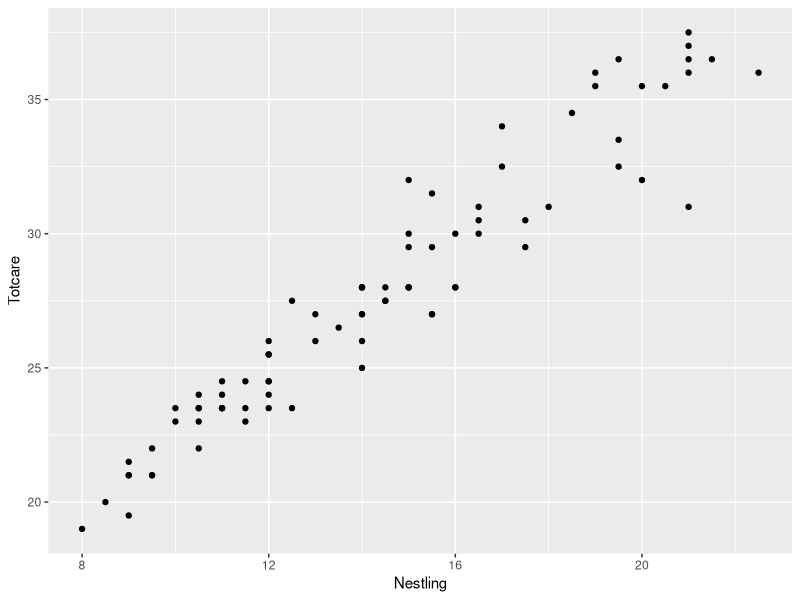
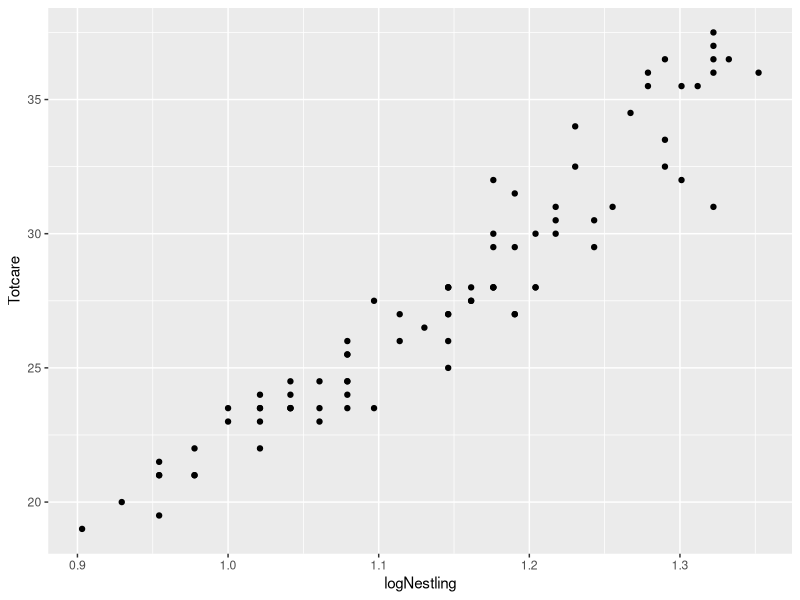
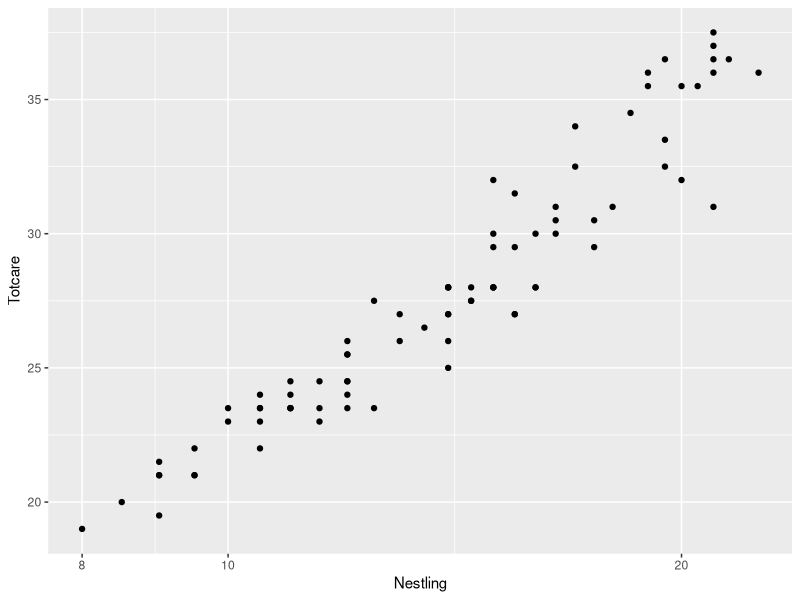
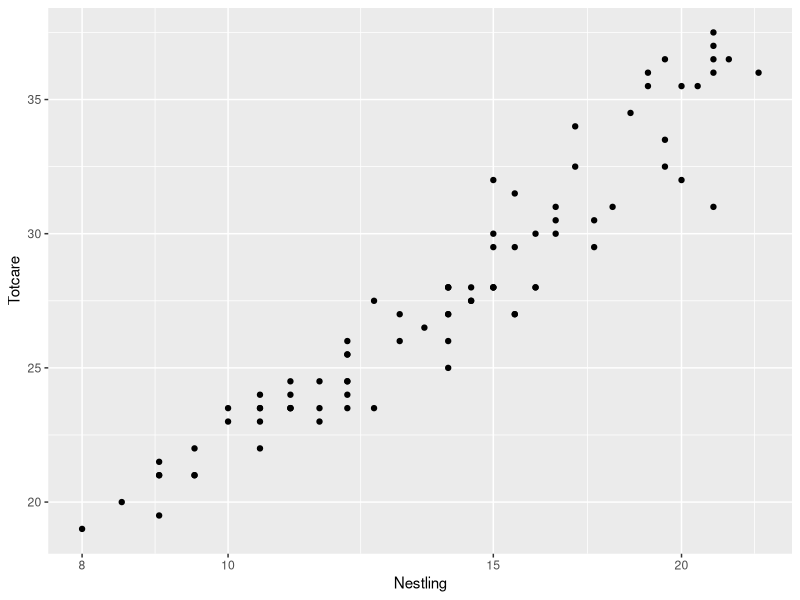
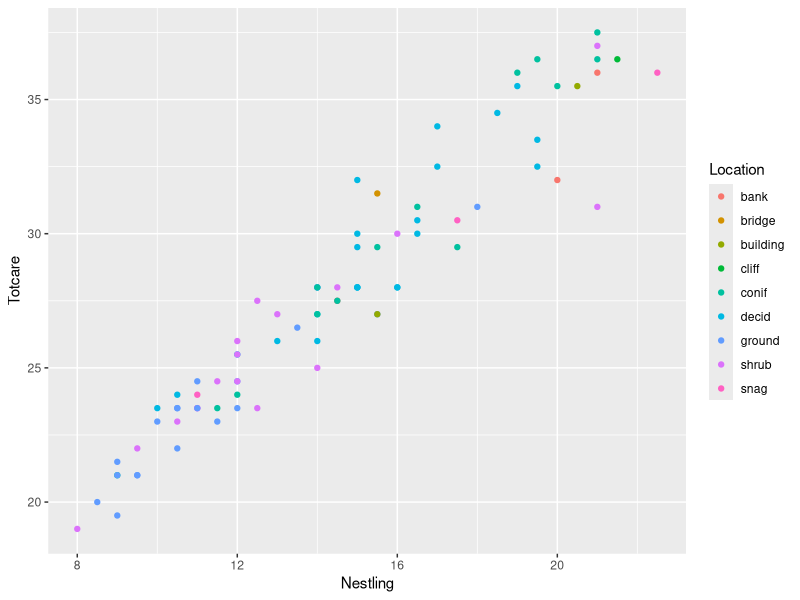
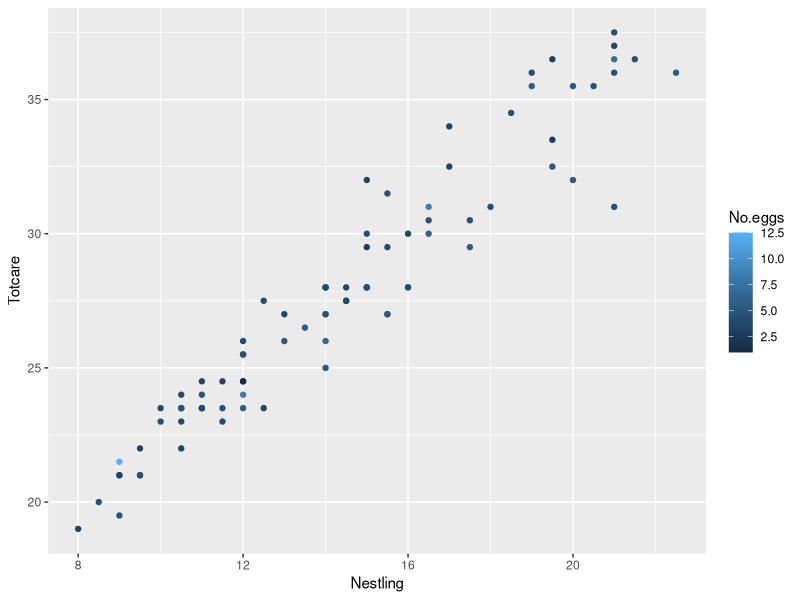
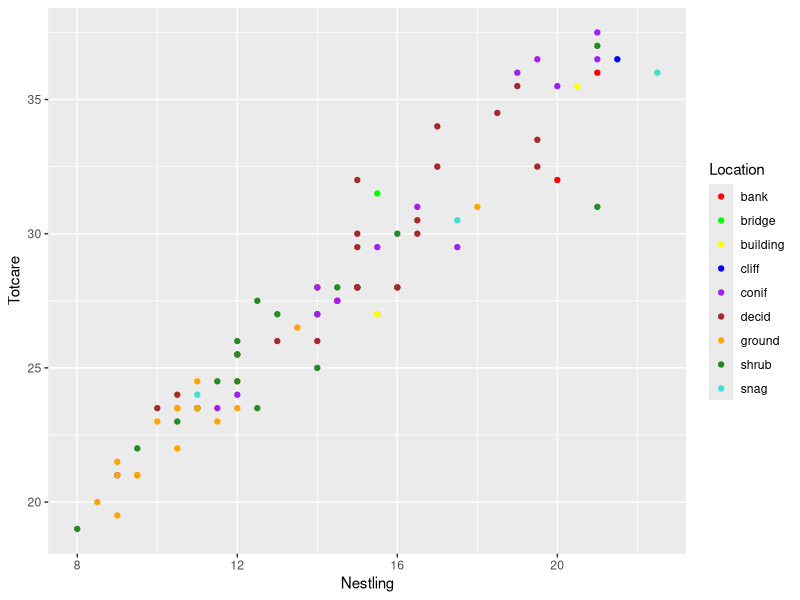
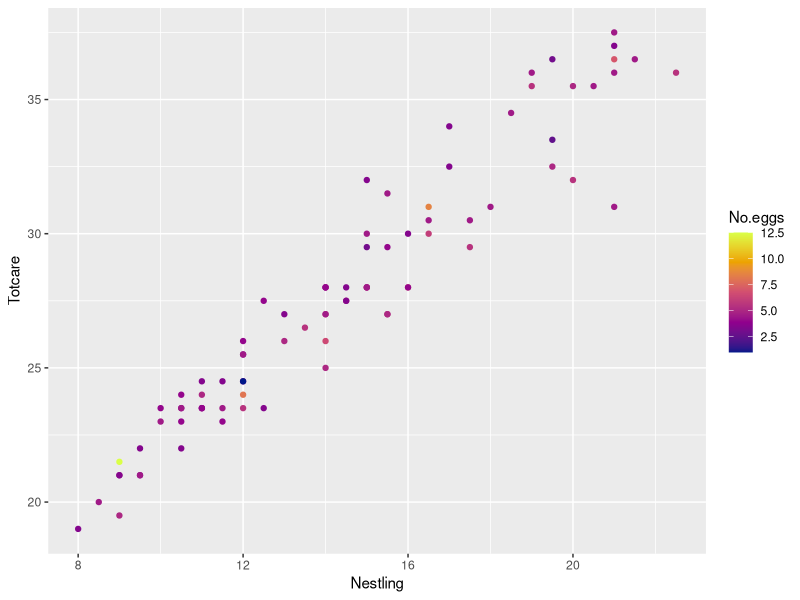

The R source for these figures, in order: (Note: this script raises an error after producing the figures.)
#' load library
library(dplyr) 

#' read in data.  [BirdNest](https://rdrr.io/rforge/Stat2Data/man/BirdNest.html)
data <- readr::read_csv("BirdNest.csv") %>%
  na.omit %>%
  mutate(Genus = stringr::str_split(Species, " ", simplify = T)[,1])


#' ## ggplot2

#' ggplot2 is based on *The Grammar of Graphics* by [Leland Wilkinson](https://www.cs.uic.edu/~wilkinson/TheGrammarOfGraphics/GOG.html).  But, nowadays we associate [GoG with Hadley Wickham](https://vita.had.co.nz/papers/layered-grammar.pdf) the author of ggplot2.  He is very influential in R programming - progenitor of the "tidyverse."  ggplot2 is probably the MOST popular plotting package in R, and heavily influences graphing grammars in other languages, notably python and js.

library(ggplot2)

#' ### Scatter plot

#' 1. start with ggplot function - specify data and "aesthetics"
#' 2. add "geoms" which are the type of plot (points, lines, bars, etc)
#' 3. add "scales" which further specify the aesthetics: axes, colors, sizes

#' *Aesthetics* map from variables in the data to components of the graph.
ggplot(data, aes(x=Nestling, y=Totcare)) + geom_point()


#' **Scales and colors**
#'
#' Plot log of Nestling 
data$logNestling <- log10(data$Nestling)
ggplot(data, aes(x=logNestling, y=Totcare)) + geom_point()

#' Could also change the scale.  *Scales* change the scale (quantitative or qualitative) of an aesthetic mapping. 
ggplot(data, aes(x=Nestling, y=Totcare)) + geom_point() + scale_x_log10()

#' Change the breaks
ggplot(data, aes(x=Nestling, y=Totcare)) + geom_point() + scale_x_log10(breaks=c(8,10,15,20))

#' We can color the points based on Location
ggplot(data, aes(x=Nestling, y=Totcare, color=Location)) + geom_point()

#' We can color the points based on number of eggs
ggplot(data, aes(x=Nestling, y=Totcare, color=No.eggs)) + geom_point()

#' **Q:** Why the difference in the color scales?
#'
#' **A:** Because we have different classes of variables.  No.eggs is a continuous numeric. And the Location is a discrete character/factor.
#'
#' For discrete scales, we use `scale_color_manual` to change the color.  We give one color for every distinct value of Location in our data. And use color scale to manually set the colors
unique(data$Location)
ggplot(data, aes(x=Nestling, y=Totcare, color=Location)) + geom_point() + scale_color_manual(values=c("red", "green", "yellow", "blue", "purple", "brown", "orange", "forestgreen", "turquoise"))

#' Other continuous palettes we can use for gradients [hcl.colors](https://developer.r-project.org/Blog/public/2019/04/01/hcl-based-color-palettes-in-grdevices/)
ggplot(data, aes(x=Nestling, y=Totcare, color=No.eggs)) + geom_point() + scale_color_gradientn(colors=hcl.colors(5, palette = "plasma"))

#' Change limits
ggplot(data, aes(x=Nestling, y=Totcare, color=No.eggs)) + geom_point() + scale_color_gradientn(colors=hcl.colors(5, palette = "plasma"), limits=c(5,12.5))

#' The legend represents the scale, so use scale function to change some elements.
ggplot(data, aes(x=Nestling, y=Totcare, color=No.eggs)) + geom_point() + scale_color_gradientn(colors=hcl.colors(5, palette = "plasma"), name="Number of eggs")

#' **Saving plots**
#'
#' Save most recent plot to file
ggsave("birdsnestplot.pdf")

#' Can also assign variable name to plot and then save that.


#' ### Long vs wide data

#' ggplot expects **long data**.  Long data is where each column corresponds to a single variable, so you can match up variables to aesthetics.

#' Use `pivot_longer` from tidyr 
library(tidyr)

long <- pivot_longer(data, cols = c("Nestling", "Incubate"), names_to="Caretype", values_to="Time")

#' Stacked bar graph
ggplot(long, aes(x=Species, y=Time, fill=Caretype)) + geom_col()

#' Can make cosmetic changes with `theme`. text angle, justification, size, background colors, etc
?theme
?element_text
ggplot(long, aes(x=Species, y=Time, fill=Caretype)) + geom_col() + theme(axis.text.x = element_text(angle=90))

#' Save your theme to a variable, so you can re-use it over and over.
mytheme <- theme_minimal() + theme(axis.text.x = element_text(angle=90, hjust=1, vjust=0.5))
ggplot(long, aes(x=Species, y=Time, fill=Caretype)) + geom_col() + mytheme

#' Unstacked barplot using position dodge or fill
longsub <- long[1:10,]
ggplot(longsub, aes(x=Species, y=Time, fill=Caretype)) + geom_col(position = "dodge") + mytheme

#' Pie
ggplot(longsub, aes(x=Species, y=Time, fill=Caretype)) + geom_col() + coord_polar(theta="y")

#' use geom_bar which uses stat count and change theta or use geom_col position fill
ggplot(longsub[1:2,], aes(x=0, y=Time, fill=Caretype)) + geom_col(position = "fill") + coord_polar(theta="y")

#' use facets
ggplot(longsub, aes(x=0, y=Time, fill=Caretype)) + geom_col(position = "fill") + coord_polar(theta="y") + facet_wrap(facets = vars(Species))

#' Boxplot or Violin plot with points (remove outliers)
ggplot(long, aes(x=Nesttype, y=Totcare)) + geom_boxplot() + mytheme


#' ### More ways to plot

#' Can convert continuous scale to discrete scale by converting numerics to *factors*.
ggplot(data, aes(x=Nestling, y=Totcare, color=No.eggs)) + geom_point() + scale_color_hue()

#' ^ is silly example.  But makes more sense with fewer values or by *binning*.  Can use `cut`. Careful of breaks and labels and right left interval.
data$egglabel <- cut(data$No.eggs, breaks=c(1,5,12.5))
ggplot(data, aes(x=Nestling, y=Totcare, color=egglabel)) + geom_point() + scale_color_hue()


#' Label points with **ggrepel** (better than geom_text)
library(ggrepel)
ggplot(data[1:40,], aes(x=Nestling, y=Totcare, color=egglabel)) + geom_point() + geom_text_repel(aes(label=Genus))

#' Heatmap with pheatmap.  Can make heatmap with geom_raster/geom_tile But pheatmap is nicer.
library(pheatmap)
datamap <- data[,c("Incubate", "Nestling")]
row.names(datamap) <- data$Species
pheatmap(datamap, scale = 'column', cluster_cols = F)



